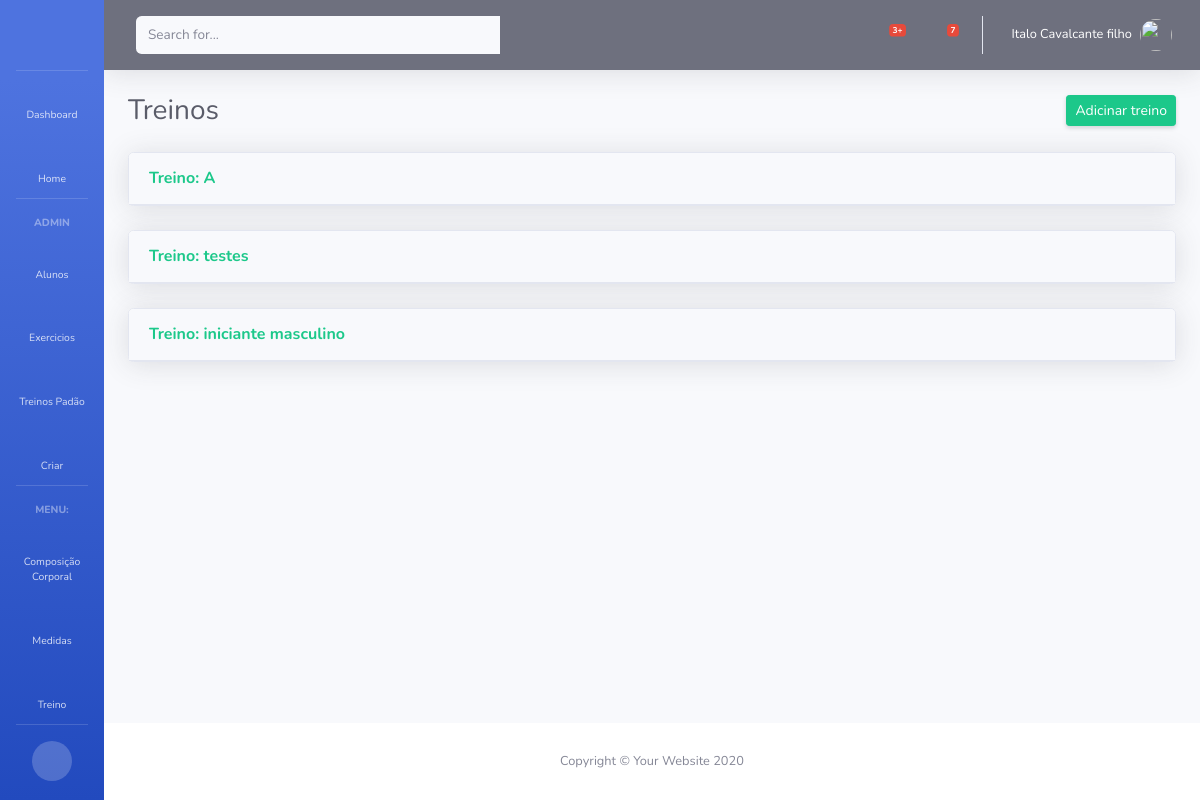
The page /treinos/1 (signed in) on the database its author committed.
### pessonal/models.py (models this page shows, shortened)
class Treino(models.Model):
    aluno = models.ManyToManyField(User)
    titulo = models.CharField(max_length=250)
    validade = models.DateTimeField(default = timezone.now)
    tipo = models.CharField(max_length=50,null=True,blank= True)

### pessonal/views.py (the view)
# urls.py: path('treinos/<int:aluno>', views.listTreino, name = 'treinos'),
@login_required
def listTreino(request,aluno):
    treino = Treino.objects.filter(aluno = aluno)
    ex = TreinoEx.objects.filter(treino__in = treino)
    treform = TreinoForm()
    exform = TreinoExForm()
    data = {'treinos':treino,'exs':ex,'treform':treform,'aluno':aluno ,'exform':exform}
    return render(request, 'perssonal/treino_list.html',data)

### pessonal/forms.py
class TreinoForm(ModelForm):
    class Meta:
        model = Treino
        exclude = ['aluno','tipo']

class TreinoExForm(ModelForm):
    class Meta:
        model = TreinoEx
        exclude = [ 'treino']

### pessonal/models.py (called while the page is built)
    def __str__(self):
        return str(self.titulo)

### pessonal/templates/perssonal/treino_list.html (shortened to what this page needs)
{% extends 'base.html' %}
{% load widget_tweaks %}
{% block content %}
    <div class="d-sm-flex align-items-center justify-content-between mb-4">
      <h1 class="h3 mb-0 text-gray-800">Treinos</h1>
      {% if perms.treinoex.add_treino %}
      <a class="d-none d-sm-inline-block btn btn-sm btn-success shadow-sm" href="#" data-toggle="modal" data-target="#treinoModal">Adicinar treino </a>
      {% endif%}
    </div>
    {% for treino in treinos %}
        <div class="card shadow mb-4">
          <a href="#collapseCard{{ treino.pk }}" class="d-block card-header py-3" data-toggle="collapse" role="button" aria-expanded="true" aria-controls="collapseCardExample">
            <h6 class="m-0 font-weight-bold text-success">Treino: {{ treino.titulo}}</h6>
          </a>
        </div>
    {% endfor %}
  </div>
{% endblock content %}

### templates/base.html (shortened to what this page needs)
{% load static %}
<!DOCTYPE html>
<html lang="pt-br>
<head>
    <meta charset="UTF-8">
  <link href="{% static 'vendor/fontawesome-free/css/all.css' %}" rel="stylesheet" type="text/css">
  <link href="{% static 'css/sb-admin-2.css' %}" rel="stylesheet">
</head>
<body id="page-top">
  <div id="wrapper">
    <ul class="navbar-nav bg-gradient-primary sidebar sidebar-dark accordion toggled" id="accordionSidebar">
      <a class="sidebar-brand d-flex align-items-center justify-content-center" href="index.html">
      </a>
      <hr class="sidebar-divider my-0">
      <li class="nav-item ">
        <a class="nav-link" href="{% url 'dash' %}">
          <i class="fas fa-fw fa-tachometer-alt"></i>
          <span>Dashboard</span></a>
      </li>
      <li class="nav-item">
        <a class="nav-link" href="{% url 'home' %}">
          <i class="fas fa-fw fa-home"></i>
          <span>Home</span></a>
      </li>
     {% if user.is_superuser %}
      <hr class="sidebar-divider">
      <div class="sidebar-heading">
        Admin
      </div>
      <li class="nav-item">
        <a class="nav-link" href="{% url 'alunos' %}">
          <span>Alunos</span></a>
      </li>
      <li class="nav-item">
        <a class="nav-link" href="{% url 'exerciciolist' %}">
          <span>Exercicios</span></a>
      </li>
      <li class="nav-item">
        <a class="nav-link" href="{% url 'treinosP'%}">
          <i class="fas fa-fw fa-clipboard-list"></i>
          <span>Treinos Padão</span></a>
      </li>
      <li class="nav-item">
        <a class="nav-link collapsed" href="#" data-toggle="collapse" data-target="#collapseTwo" aria-expanded="true" aria-controls="collapseTwo">
          <i class="fas fa-fw fa-plus-circle"></i>
          <span>Criar</span>
        </a>
      </li>
      {% endif %}
      {% if user.is_authenticated %}
      <hr class="sidebar-divider">
      <div class="sidebar-heading">
        Menu:
      </div>
      <li class="nav-item">
        <a class="nav-link" href="{% url 'ComposiList' user.pk %}">
          <span>Composição Corporal</span></a>
      </li>
      <li class="nav-item">
        <a class="nav-link" href="{% url 'medidasList' user.pk %}">
          <span>Medidas</span></a>
      </li>
      <li class="nav-item">
        <a class="nav-link" href="{% url 'treinos' user.pk %}">
          <i class="fas fa-fw fa-clipboard-list"></i>
          <span>Treino</span></a>
      </li>
      <hr class="sidebar-divider d-none d-md-block">
      <div class="text-center d-none d-md-inline">
        <button class="rounded-circle border-0" id="sidebarToggle"></button>
      </div>
        {% endif %}
    </ul>
    <div id="content-wrapper" class="d-flex flex-column">
      <div id="content">
        <nav class="navbar navbar-expand navbar-light bg-gray-700 topbar mb-4 static-top shadow">
          <form class="d-none d-sm-inline-block form-inline mr-auto ml-md-3 my-2 my-md-0 mw-100 navbar-search">
            <div class="input-group">
              <input type="text" class="form-control bg-light border-0 small" placeholder="Search for..." aria-label="Search" aria-describedby="basic-addon2">
              <div class="input-group-append">
                <button class="btn btn-green" type="button">
                  <i class="fas fa-search fa-sm"></i>
                </button>
              </div>
            </div>
          </form>
          <ul class="navbar-nav ml-auto">
            <li class="nav-item dropdown no-arrow mx-1">
              <a class="nav-link dropdown-toggle" href="#" id="alertsDropdown" role="button" data-toggle="dropdown" aria-haspopup="true" aria-expanded="false">
                <i class="fas fa-bell fa-fw"></i>
                <span class="badge badge-danger badge-counter">3+</span>
              </a>
            </li>
            <li class="nav-item dropdown no-arrow mx-1">
              <a class="nav-link dropdown-toggle" href="#" id="messagesDropdown" role="button" data-toggle="dropdown" aria-haspopup="true" aria-expanded="false">
                <i class="fas fa-envelope fa-fw"></i>
                <span class="badge badge-danger badge-counter">7</span>
              </a>
            </li>
            {% if user.is_authenticated %}
            <li class="nav-item dropdown no-arrow">
              <a class="nav-link dropdown-toggle" href="#" id="userDropdown" role="button" data-toggle="dropdown" aria-haspopup="true" aria-expanded="false">
                <span class="mr-2 d-none d-lg-inline text-white small">{{user.first_name}} {{user.last_name}}</span>
                <img class="img-profile rounded-circle" src="https://d1nhio0ox7pgb.cloudfront.net/_img/o_collection_png/green_dark_grey/512x512/plain/user.png">
              </a>
            </li>
            {% endif %}
          </ul>
        </nav>
        <div class="container-fluid">
            {% block content %}
            {% endblock content %}
        </div>
      </div>
      <footer class="sticky-footer bg-white">
        <div class="container my-auto">
          <div class="copyright text-center my-auto">
            <span>Copyright &copy; Your Website 2020</span>
          </div>
        </div>
      </footer>
    </div>
</body>
</html>

### rows shown on the page
Treino: titulo "A"
Treino: titulo "testes"
Treino: titulo "iniciante masculino"

### other values the page prints
{{ user.first_name }} "Italo"
{{ user.last_name }} "Cavalcante filho"
